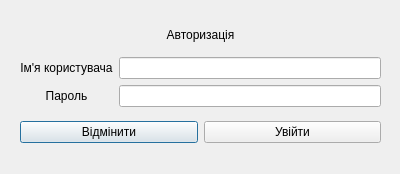
<?xml version="1.0" encoding="UTF-8"?>
<ui version="4.0">
 <class>DialogEntry</class>
 <widget class="QDialog" name="DialogEntry">
  <property name="windowModality">
   <enum>Qt::NonModal</enum>
  </property>
  <property name="geometry">
   <rect>
    <x>0</x>
    <y>0</y>
    <width>400</width>
    <height>174</height>
   </rect>
  </property>
  <property name="windowTitle">
   <string>Авторизація</string>
  </property>
  <widget class="QWidget" name="gridLayoutWidget">
   <property name="geometry">
    <rect>
     <x>20</x>
     <y>20</y>
     <width>361</width>
     <height>131</height>
    </rect>
   </property>
   <layout class="QGridLayout" name="gridLayout">
    <item row="9" column="0">
     <layout class="QHBoxLayout" name="horizontalLayout">
      <property name="spacing">
       <number>6</number>
      </property>
      <property name="sizeConstraint">
       <enum>QLayout::SetNoConstraint</enum>
      </property>
      <property name="leftMargin">
       <number>0</number>
      </property>
      <property name="bottomMargin">
       <number>0</number>
      </property>
      <item>
       <widget class="QPushButton" name="cancel_entry_button">
        <property name="enabled">
         <bool>true</bool>
        </property>
        <property name="sizePolicy">
         <sizepolicy hsizetype="Minimum" vsizetype="Fixed">
          <horstretch>0</horstretch>
          <verstretch>0</verstretch>
         </sizepolicy>
        </property>
        <property name="cursor">
         <cursorShape>PointingHandCursor</cursorShape>
        </property>
        <property name="text">
         <string>Відмінити</string>
        </property>
       </widget>
      </item>
      <item>
       <widget class="QPushButton" name="enter_button">
        <property name="cursor">
         <cursorShape>PointingHandCursor</cursorShape>
        </property>
        <property name="focusPolicy">
         <enum>Qt::StrongFocus</enum>
        </property>
        <property name="text">
         <string>Увійти</string>
        </property>
       </widget>
      </item>
     </layout>
    </item>
    <item row="4" column="0">
     <layout class="QHBoxLayout" name="horizontalLayout_4">
      <item>
       <layout class="QVBoxLayout" name="verticalLayout_5">
        <item alignment="Qt::AlignVCenter">
         <widget class="QLabel" name="label_3">
          <property name="text">
           <string>Ім'я користувача</string>
          </property>
          <property name="alignment">
           <set>Qt::AlignBottom|Qt::AlignHCenter</set>
          </property>
         </widget>
        </item>
        <item alignment="Qt::AlignVCenter">
         <widget class="QLabel" name="label_2">
          <property name="text">
           <string>Пароль</string>
          </property>
          <property name="alignment">
           <set>Qt::AlignBottom|Qt::AlignHCenter</set>
          </property>
         </widget>
        </item>
       </layout>
      </item>
      <item>
       <layout class="QVBoxLayout" name="verticalLayout_8">
        <item>
         <widget class="QLineEdit" name="username_field">
          <property name="alignment">
           <set>Qt::AlignCenter</set>
          </property>
         </widget>
        </item>
        <item>
         <widget class="QLineEdit" name="password_field">
          <property name="echoMode">
           <enum>QLineEdit::Password</enum>
          </property>
          <property name="alignment">
           <set>Qt::AlignCenter</set>
          </property>
         </widget>
        </item>
       </layout>
      </item>
     </layout>
    </item>
    <item row="2" column="0">
     <widget class="QLabel" name="label">
      <property name="sizePolicy">
       <sizepolicy hsizetype="Preferred" vsizetype="Fixed">
        <horstretch>0</horstretch>
        <verstretch>0</verstretch>
       </sizepolicy>
      </property>
      <property name="text">
       <string>Авторизація</string>
      </property>
      <property name="alignment">
       <set>Qt::AlignBottom|Qt::AlignHCenter</set>
      </property>
      <property name="wordWrap">
       <bool>false</bool>
      </property>
      <property name="margin">
       <number>0</number>
      </property>
      <property name="indent">
       <number>1</number>
      </property>
     </widget>
    </item>
   </layout>
  </widget>
 </widget>
 <resources/>
 <connections/>
</ui>
